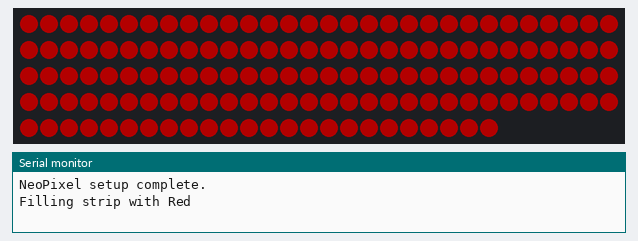
Bench run of a sketch on a simulated ESP32. Parts: 144 RGB LEDs in strip order, left to right, continuing on the next row, the last lines printed to the serial monitor. Dim RGB values are drawn brighter than linear.

Above: at 0.1 s.
At 1.1 s:
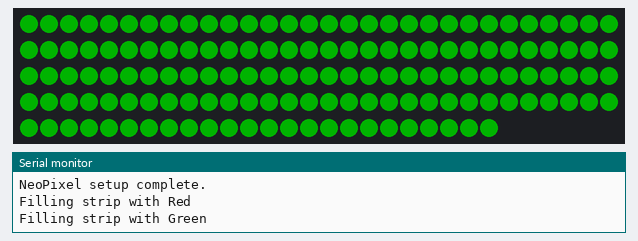
At 4.08 s:
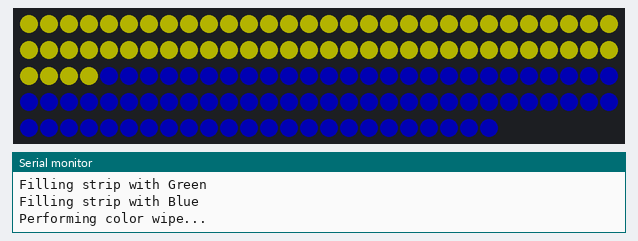
At 7.1 s:
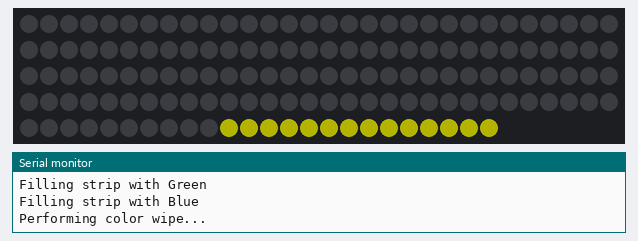
At 14.63 s:
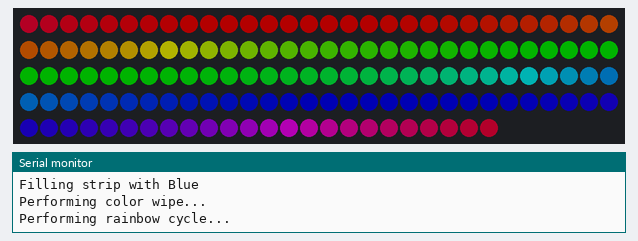
At 28.4 s:
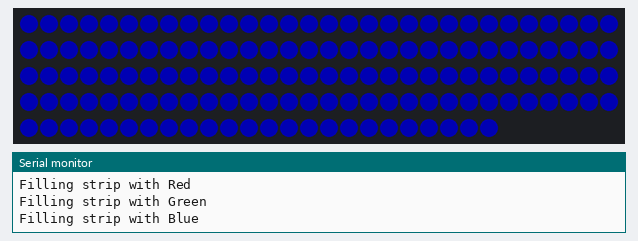

The sketch:

LEDPIANO_V1.ino
```cpp
// Include the Adafruit NeoPixel library
#include <Adafruit_NeoPixel.h>

// --- CONFIGURATION ---
#define LED_PIN     16  // The GPIO pin on your ESP32 connected to the Data In pin of the strip
#define LED_COUNT   144 // The number of LEDs on your strip (3.2ft at 144/m is ~144)
#define BRIGHTNESS  60  // Set brightness to a value from 0 (off) to 255 (full).
                        // IMPORTANT: Start with a low value (e.g., 50) to limit current draw!

// Declare our NeoPixel strip object.
// Argument 1: Number of pixels in the strip
// Argument 2: ESP32 pin number
// Argument 3: Pixel type flags (NEO_GRB + NEO_KHZ800 is standard for WS2812B)
Adafruit_NeoPixel strip(LED_COUNT, LED_PIN, NEO_GRB + NEO_KHZ800);

void setup() {
  // Start the serial communication for debugging purposes (optional)
  Serial.begin(115200);

  strip.begin();                // INITIALIZE the NeoPixel strip object (REQUIRED)
  strip.setBrightness(BRIGHTNESS); // Set the overall brightness for the whole strip
  strip.show();                 // Turn all pixels off (clears the buffer)
  Serial.println("NeoPixel setup complete.");
}

void loop() {
  // --- EXAMPLE 1: Fill the entire strip with a solid color ---
  Serial.println("Filling strip with Red");
  fillStrip(strip.Color(255, 0, 0)); // Red
  delay(1000); // Wait for 1 second

  Serial.println("Filling strip with Green");
  fillStrip(strip.Color(0, 255, 0)); // Green
  delay(1000); // Wait for 1 second

  Serial.println("Filling strip with Blue");
  fillStrip(strip.Color(0, 0, 255)); // Blue
  delay(1000); // Wait for 1 second

  // --- EXAMPLE 2: A chasing light effect ("color wipe") ---
  Serial.println("Performing color wipe...");
  colorWipe(strip.Color(255, 255, 0), 10); // Yellow, with a 10ms delay between pixels
  colorWipe(strip.Color(0, 0, 0), 10);     // Turn pixels off one by one

  // --- EXAMPLE 3: Rainbow cycle effect ---
  Serial.println("Performing rainbow cycle...");
  rainbow(10); // Rainbow cycle with a 10ms delay between steps
}


// --- HELPER FUNCTIONS ---

/**
 * @brief Fills the entire LED strip with a single color.
 * @param color The color to set, created with strip.Color(R, G, B).
 */
void fillStrip(uint32_t color) {
  for(int i = 0; i < strip.numPixels(); i++) {
    strip.setPixelColor(i, color); // Set color for each pixel
  }
  strip.show(); // IMPORTANT: This sends the updated colors to the strip!
}

/**
 * @brief Fills the strip pixel by pixel with a color.
 * @param color The color to set.
 * @param wait The delay in milliseconds between each pixel lighting up.
 */
void colorWipe(uint32_t color, int wait) {
  for(int i = 0; i < strip.numPixels(); i++) {
    strip.setPixelColor(i, color);
    strip.show();
    delay(wait);
  }
}

/**
 * @brief Displays a rainbow pattern that cycles along the strip.
 * @param wait The delay in milliseconds between each step of the cycle.
 */
void rainbow(int wait) {
  for(long firstPixelHue = 0; firstPixelHue < 5*65536; firstPixelHue += 256) {
    for(int i=0; i<strip.numPixels(); i++) {
      int pixelHue = firstPixelHue + (i * 65536L / strip.numPixels());
      strip.setPixelColor(i, strip.gamma32(strip.ColorHSV(pixelHue)));
    }
    strip.show();
    delay(wait);
  }
}
```

Arduino_Code.cpp
```cpp

```

Measured:
- what the display in image 1 shows lasts 1.0 s, from 1.0 s to 2.0 s
